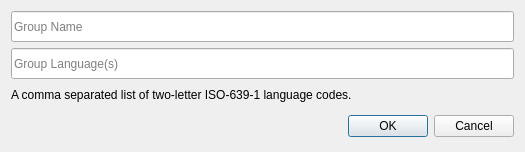
<?xml version="1.0" encoding="UTF-8"?>
<ui version="4.0">
 <class>AddGroupDialog</class>
 <widget class="QDialog" name="AddGroupDialog">
  <property name="geometry">
   <rect>
    <x>0</x>
    <y>0</y>
       <width>525</width>
       <height>152</height>
   </rect>
  </property>
  <property name="windowTitle">
   <string>Dialog</string>
  </property>
     <layout class="QVBoxLayout" name="verticalLayout">
         <item>
             <widget class="QLineEdit" name="nameLineEdit">
                 <property name="sizePolicy">
                     <sizepolicy hsizetype="Expanding" vsizetype="Expanding">
                         <horstretch>0</horstretch>
                         <verstretch>0</verstretch>
                     </sizepolicy>
                 </property>
                 <property name="maximumSize">
                     <size>
                         <width>16777215</width>
                         <height>40</height>
                     </size>
                 </property>
                 <property name="text">
                     <string/>
                 </property>
                 <property name="placeholderText">
                     <string>Group Name</string>
                 </property>
             </widget>
         </item>
         <item>
             <widget class="QLineEdit" name="languageLineEdit">
                 <property name="sizePolicy">
                     <sizepolicy hsizetype="Expanding" vsizetype="Expanding">
                         <horstretch>0</horstretch>
                         <verstretch>0</verstretch>
                     </sizepolicy>
                 </property>
                 <property name="maximumSize">
                     <size>
                         <width>16777215</width>
                         <height>40</height>
                     </size>
                 </property>
                 <property name="placeholderText">
                     <string>Group Language(s)</string>
                 </property>
             </widget>
         </item>
         <item>
             <widget class="QLabel" name="label">
                 <property name="minimumSize">
                     <size>
                         <width>0</width>
                         <height>20</height>
                     </size>
                 </property>
                 <property name="text">
                     <string>A comma separated list of two-letter ISO-639-1 language codes.</string>
                 </property>
             </widget>
         </item>
         <item>
             <widget class="QDialogButtonBox" name="buttonBox">
                 <property name="minimumSize">
                     <size>
                         <width>0</width>
                         <height>30</height>
                     </size>
                 </property>
                 <property name="orientation">
                     <enum>Qt::Horizontal</enum>
                 </property>
                 <property name="standardButtons">
                     <set>QDialogButtonBox::Cancel|QDialogButtonBox::Ok</set>
                 </property>
             </widget>
         </item>
     </layout>
 </widget>
 <resources/>
 <connections>
  <connection>
   <sender>buttonBox</sender>
   <signal>accepted()</signal>
   <receiver>AddGroupDialog</receiver>
   <slot>accept()</slot>
   <hints>
    <hint type="sourcelabel">
     <x>248</x>
     <y>254</y>
    </hint>
    <hint type="destinationlabel">
     <x>157</x>
     <y>274</y>
    </hint>
   </hints>
  </connection>
  <connection>
   <sender>buttonBox</sender>
   <signal>rejected()</signal>
   <receiver>AddGroupDialog</receiver>
   <slot>reject()</slot>
   <hints>
    <hint type="sourcelabel">
     <x>316</x>
     <y>260</y>
    </hint>
    <hint type="destinationlabel">
     <x>286</x>
     <y>274</y>
    </hint>
   </hints>
  </connection>
 </connections>
</ui>
